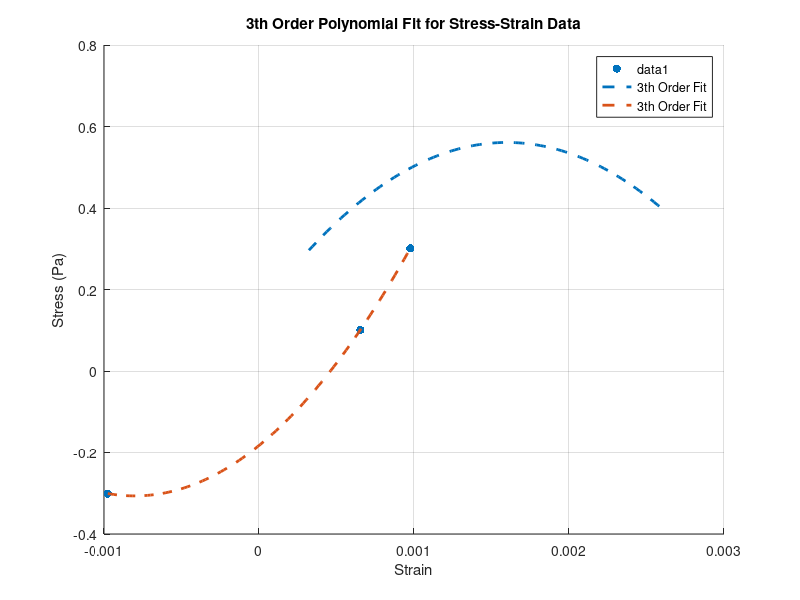
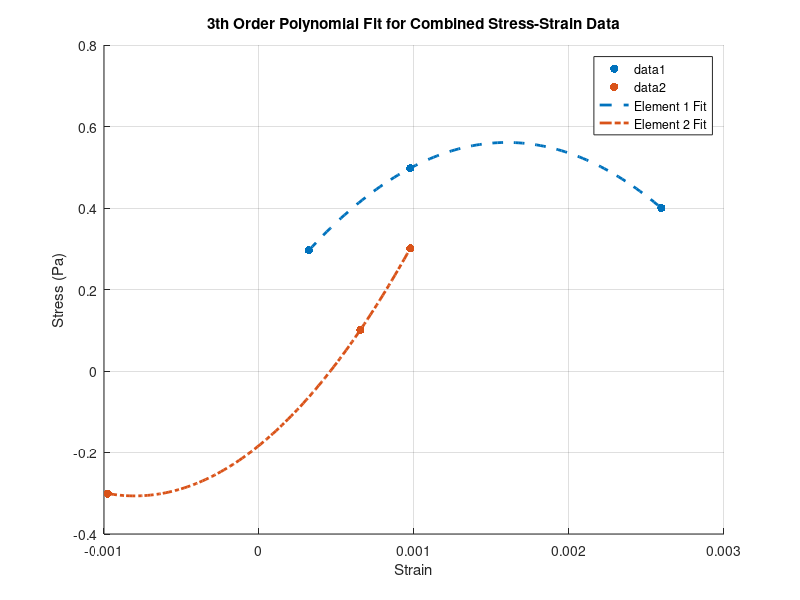

These charts were generated, in order, by the following MATLAB code: (Note: this script raises an error after producing the figures.)
clc
clear
close all

%% Inputs section

nu = 0.33;
E = 410; %GPa


RectHeight = input("Input the height of the rectangle structure [mm]: ");
RectLength = input("Input the length of the rectangle structure [mm]: ");
Force = input("Input single force's magnitude in [N]: ");
MaterialThickness = input("Input the thickness of the material [mm]: ");


ForceXComp = input("The X coordinate of the force on the beam: ");


while (ForceXComp < 0 || ForceXComp > RectLength)

    fprintf("Invalid value! Please enter a value between 0 and %.2f.\n", RectLength);

    ForceXComp = input("The X coordinate of the force on the beam: ");
end

fprintf("The X component of the force is logged.\n");

%% Calcualtion Section and Stiffness Matrix Calculation
% [k] = t A [B]^T [D] [B]

Area1 = 0.5*(RectHeight)*(RectLength);

%% Element 1
LocalNodeX1E1 = 0;
LocalNodeY1E1 = 0;
LocalNodeX2E1 = RectLength;
LocalNodeY2E1 = RectHeight;
LocalNodeX3E1 = 0;
LocalNodeY3E1 = RectHeight;

b1E1 = LocalNodeY2E1 - LocalNodeY3E1;
b2E1 = LocalNodeY3E1 - LocalNodeY1E1;
b3E1 = LocalNodeY1E1 - LocalNodeY2E1;

g1E1 = LocalNodeX3E1 - LocalNodeX2E1;
g2E1 = LocalNodeX1E1 - LocalNodeX3E1;
g3E1 = LocalNodeX2E1 - LocalNodeX1E1;

StrainDisplacementMat1= (1/(2*Area1))*[b1E1 0 b2E1 0 b3E1 0;
    0 g1E1 0 g2E1 0 g3E1;
    g1E1 b2E1 g2E1 b2E1 g3E1 b3E1];

MaterialPropertyMatrix1 = E/(1-nu^2)*[1 nu 0;
    nu 1 0;
    0 0 (1-nu)/2];

k1 = MaterialThickness*Area1*transpose(StrainDisplacementMat1)*MaterialPropertyMatrix1*StrainDisplacementMat1;

%% Element 2
LocalNodeX1E2 = 0;
LocalNodeY1E2 = 0;
LocalNodeX2E2 = RectLength;
LocalNodeY2E2 = 0;
LocalNodeX3E2 = RectLength;
LocalNodeY3E2 = RectHeight;

b1E2 = LocalNodeY2E2 - LocalNodeY3E2;
b2E2 = LocalNodeY3E2 - LocalNodeY1E2;
b3E2 = LocalNodeY1E2 - LocalNodeY2E2;

g1E2 = LocalNodeX3E1 - LocalNodeX2E1;
g2E2 = LocalNodeX1E1 - LocalNodeX3E1;
g3E2 = LocalNodeX2E1 - LocalNodeX1E1;

StrainDisplacementMat2= (1/(2*Area1))*[b1E2 0 b2E2 0 b3E2 0;
    0 g1E2 0 g2E2 0 g3E2;
    g1E2 b2E2 g2E2 b2E2 g3E2 b3E2];

MaterialPropertyMatrix2 = E/(1-nu^2)*[1 nu 0;
    nu 1 0;
    0 0 (1-nu)/2];

k2 = MaterialThickness*Area1*transpose(StrainDisplacementMat2)*MaterialPropertyMatrix2*StrainDisplacementMat2;

%% Defining the global stiffness matrix
KGlobal = zeros(8,8);

Elem1Dofs = [1,2, 3,4, 5,6];
for i = 1:6
    for j = 1:6
        KGlobal(Elem1Dofs(i), Elem1Dofs(j)) = ...
            KGlobal(Elem1Dofs(i), Elem1Dofs(j)) + k1(i,j);
    end
end

Elem2Dofs = [1,2, 5,6, 7,8];
for i = 1:6
    for j = 1:6
        KGlobal(Elem2Dofs(i), Elem2Dofs(j)) = ...
            KGlobal(Elem2Dofs(i), Elem2Dofs(j)) + k2(i,j);
    end
end

FixedDofs = [1,2];
FreeDofs = setdiff(1:8, FixedDofs);

KReduced = KGlobal(FreeDofs, FreeDofs);
FGlobal = zeros(8,1);
FGlobal(4) = -Force;

DisplacementVect = zeros(8,1);
DisplacementVect(FreeDofs) = KReduced \ FGlobal(FreeDofs);

%% Compute Element Strains and Stresses for Element 1
Element1Dofs = [1, 2, 3, 4, 5, 6];
U1 = DisplacementVect(Element1Dofs);

Epsilon1 = abs(StrainDisplacementMat1 * U1);
Sigma1 = abs(MaterialPropertyMatrix1 * Epsilon1);

disp('Strains for element 1:');
disp(Epsilon1);
disp('Stresses for element 1:');
disp(Sigma1);

%% Compute Element Strains and Stresses for Element 2
Element2Dofs = [1, 2, 7, 8, 5, 6];
U2 = DisplacementVect(Element2Dofs);

Epsilon2 = StrainDisplacementMat2 * U2;
Sigma2 = MaterialPropertyMatrix2 * Epsilon2;

disp('Strains for element 2:');
disp(Epsilon2);
disp('Stresses for element 2:');
disp(Sigma2);

%% Stress-Strain Plot
PolynomialDegree = 3; % Change this value to 2, 3, or 4 as needed
PolynomialFit1 = polyfit(Epsilon1, Sigma1, PolynomialDegree);
PolynomialFit2 = polyfit(Epsilon2, Sigma2, PolynomialDegree);

% Generate smooth curve data for plotting
EpsilonFit1 = linspace(min(Epsilon1), max(Epsilon1), 100);
SigmaFit1 = polyval(PolynomialFit1, EpsilonFit1);

EpsilonFit2 = linspace(min(Epsilon2), max(Epsilon2), 100);
SigmaFit2 = polyval(PolynomialFit2, EpsilonFit2);

% Plot original data and fitted curve
figure;
scatter(Epsilon1, Sigma1, 'ro', 'filled'); % Original data points
scatter(Epsilon2,Sigma2,'bo', 'filled')
hold on;
plot(EpsilonFit1, SigmaFit1, '--', 'LineWidth', 2, 'DisplayName', sprintf('%dth Order Fit', PolynomialDegree));
plot(EpsilonFit2, SigmaFit2, '--', 'LineWidth', 2, 'DisplayName', sprintf('%dth Order Fit', PolynomialDegree));
hold off;
hold off;

xlabel('Strain');
ylabel('Stress (Pa)');
title(sprintf('%dth Order Polynomial Fit for Stress-Strain Data', PolynomialDegree));
legend;
grid on;

figure;
scatter(Epsilon1, Sigma1, 'ro', 'filled'); % Element 1 data points
hold on;
scatter(Epsilon2, Sigma2, 'bo', 'filled'); % Element 2 data points
plot(EpsilonFit1, SigmaFit1, '--', 'LineWidth', 2, 'DisplayName', 'Element 1 Fit');
plot(EpsilonFit2, SigmaFit2, '-.', 'LineWidth', 2, 'DisplayName', 'Element 2 Fit');
hold off;

xlabel('Strain');
ylabel('Stress (Pa)');
title(sprintf('%dth Order Polynomial Fit for Combined Stress-Strain Data', PolynomialDegree));
legend;
grid on;


% Display polynomial coefficients
disp('Polynomial Fit Coefficients:');
disp(PolynomialFit1);



%% Heatmap for U1 (X-displacement) and U2 (Y-displacement)
XNodes = [0, RectLength, 0, RectLength];
YNodes = [0, 0, RectHeight, RectHeight];

U1 = [DisplacementVect(1), DisplacementVect(3), DisplacementVect(5), DisplacementVect(7)];
U2 = [DisplacementVect(2), DisplacementVect(4), DisplacementVect(6), DisplacementVect(8)];

[Xq, Yq] = meshgrid(linspace(0, RectLength, 50), linspace(0, RectHeight, 50));

U1_interp = griddata(XNodes, YNodes, U1, Xq, Yq, 'cubic');
U2_interp = griddata(XNodes, YNodes, U2, Xq, Yq, 'cubic');

figure;
contourf(Xq, Yq, U1_interp, 20, 'LineColor', 'none');
colorbar;
title('Displacement U1 (X-direction)');
xlabel('X [mm]');
ylabel('Y [mm]');

figure;
contourf(Xq, Yq, U2_interp, 20, 'LineColor', 'none');
colorbar;
title('Displacement U2 (Y-direction)');
xlabel('X [mm]');
ylabel('Y [mm]');
